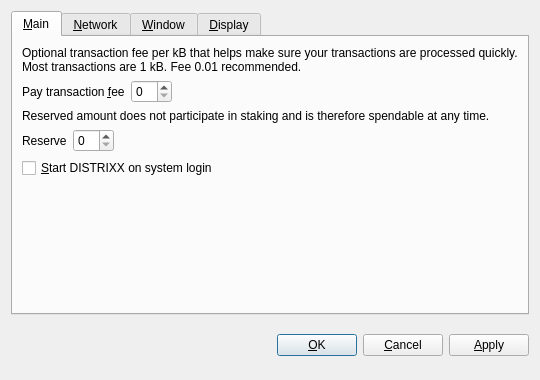
<?xml version="1.0" encoding="UTF-8"?>
<ui version="4.0">
 <class>OptionsDialog</class>
 <widget class="QDialog" name="OptionsDialog">
  <property name="geometry">
   <rect>
    <x>0</x>
    <y>0</y>
    <width>540</width>
    <height>380</height>
   </rect>
  </property>
  <property name="windowTitle">
   <string>Options</string>
  </property>
  <property name="modal">
   <bool>true</bool>
  </property>
  <layout class="QVBoxLayout" name="verticalLayout">
   <item>
    <widget class="QTabWidget" name="tabWidget">
     <property name="tabPosition">
      <enum>QTabWidget::North</enum>
     </property>
     <property name="currentIndex">
      <number>0</number>
     </property>
     <widget class="QWidget" name="tabMain">
      <attribute name="title">
       <string>&amp;Main</string>
      </attribute>
      <layout class="QVBoxLayout" name="verticalLayout_Main">
       <item>
        <widget class="QLabel" name="transactionFeeInfoLabel">
         <property name="text">
          <string>Optional transaction fee per kB that helps make sure your transactions are processed quickly. Most transactions are 1 kB. Fee 0.01 recommended.</string>
         </property>
         <property name="textFormat">
          <enum>Qt::PlainText</enum>
         </property>
         <property name="wordWrap">
          <bool>true</bool>
         </property>
        </widget>
       </item>
       <item>
        <layout class="QHBoxLayout" name="horizontalLayoutFee">
         <item>
          <widget class="QLabel" name="transactionFeeLabel">
           <property name="text">
            <string>Pay transaction &amp;fee</string>
           </property>
           <property name="textFormat">
            <enum>Qt::PlainText</enum>
           </property>
           <property name="buddy">
            <cstring>transactionFee</cstring>
           </property>
          </widget>
         </item>
         <item>
          <widget class="BitcoinAmountField" name="transactionFee"/>
         </item>
         <item>
          <spacer name="horizontalSpacerFee">
           <property name="orientation">
            <enum>Qt::Horizontal</enum>
           </property>
           <property name="sizeHint" stdset="0">
            <size>
             <width>40</width>
             <height>20</height>
            </size>
           </property>
          </spacer>
         </item>
        </layout>
       </item>
       <item>
        <widget class="QLabel" name="reserveBalanceInfoLabel">
         <property name="text">
          <string>Reserved amount does not participate in staking and is therefore spendable at any time.</string>
         </property>
         <property name="textFormat">
          <enum>Qt::PlainText</enum>
         </property>
         <property name="wordWrap">
          <bool>true</bool>
         </property>
        </widget>
       </item>
       <item>
        <layout class="QHBoxLayout" name="horizontalLayoutReserveBalance">
         <item>
          <widget class="QLabel" name="reserveBalanceLabel">
           <property name="text">
            <string>Reserve</string>
           </property>
           <property name="textFormat">
            <enum>Qt::PlainText</enum>
           </property>
           <property name="buddy">
            <cstring>reserveBalance</cstring>
           </property>
          </widget>
         </item>
         <item>
          <widget class="BitcoinAmountField" name="reserveBalance"/>
         </item>
         <item>
          <spacer name="horizontalSpacerReserveBalance">
           <property name="orientation">
            <enum>Qt::Horizontal</enum>
           </property>
           <property name="sizeHint" stdset="0">
            <size>
             <width>40</width>
             <height>20</height>
            </size>
           </property>
          </spacer>
         </item>
        </layout>
       </item>
       <item>
        <widget class="QCheckBox" name="bitcoinAtStartup">
         <property name="toolTip">
          <string>Automatically start DISTRIXX after logging in to the system.</string>
         </property>
         <property name="text">
          <string>&amp;Start DISTRIXX on system login</string>
         </property>
        </widget>
       </item>
       <item>
        <spacer name="verticalSpacer_Main">
         <property name="orientation">
          <enum>Qt::Vertical</enum>
         </property>
         <property name="sizeHint" stdset="0">
          <size>
           <width>20</width>
           <height>40</height>
          </size>
         </property>
        </spacer>
       </item>
      </layout>
     </widget>
     <widget class="QWidget" name="tabNetwork">
      <attribute name="title">
       <string>&amp;Network</string>
      </attribute>
      <layout class="QVBoxLayout" name="verticalLayout_Network">
       <item>
        <widget class="QCheckBox" name="mapPortUpnp">
         <property name="toolTip">
          <string>Automatically open the DISTRIXX client port on the router. This only works when your router supports UPnP and it is enabled.</string>
         </property>
         <property name="text">
          <string>Map port using &amp;UPnP</string>
         </property>
        </widget>
       </item>
       <item>
        <widget class="QCheckBox" name="connectSocks">
         <property name="toolTip">
          <string>Connect to the DISTRIXX network through a SOCKS proxy (e.g. when connecting through Tor).</string>
         </property>
         <property name="text">
          <string>&amp;Connect through SOCKS proxy:</string>
         </property>
        </widget>
       </item>
       <item>
        <layout class="QHBoxLayout" name="horizontalLayout_Network">
         <item>
          <widget class="QLabel" name="proxyIpLabel">
           <property name="text">
            <string>Proxy &amp;IP:</string>
           </property>
           <property name="textFormat">
            <enum>Qt::PlainText</enum>
           </property>
           <property name="buddy">
            <cstring>proxyIp</cstring>
           </property>
          </widget>
         </item>
         <item>
          <widget class="QValidatedLineEdit" name="proxyIp">
           <property name="maximumSize">
            <size>
             <width>140</width>
             <height>16777215</height>
            </size>
           </property>
           <property name="toolTip">
            <string>IP address of the proxy (e.g. 127.0.0.1)</string>
           </property>
          </widget>
         </item>
         <item>
          <widget class="QLabel" name="proxyPortLabel">
           <property name="text">
            <string>&amp;Port:</string>
           </property>
           <property name="textFormat">
            <enum>Qt::PlainText</enum>
           </property>
           <property name="buddy">
            <cstring>proxyPort</cstring>
           </property>
          </widget>
         </item>
         <item>
          <widget class="QLineEdit" name="proxyPort">
           <property name="maximumSize">
            <size>
             <width>55</width>
             <height>16777215</height>
            </size>
           </property>
           <property name="toolTip">
            <string>Port of the proxy (e.g. 9050)</string>
           </property>
          </widget>
         </item>
         <item>
          <widget class="QLabel" name="socksVersionLabel">
           <property name="text">
            <string>SOCKS &amp;Version:</string>
           </property>
           <property name="textFormat">
            <enum>Qt::PlainText</enum>
           </property>
           <property name="buddy">
            <cstring>socksVersion</cstring>
           </property>
          </widget>
         </item>
         <item>
          <widget class="QValueComboBox" name="socksVersion">
           <property name="toolTip">
            <string>SOCKS version of the proxy (e.g. 5)</string>
           </property>
          </widget>
         </item>
         <item>
          <spacer name="horizontalSpacer_Network">
           <property name="orientation">
            <enum>Qt::Horizontal</enum>
           </property>
           <property name="sizeHint" stdset="0">
            <size>
             <width>40</width>
             <height>20</height>
            </size>
           </property>
          </spacer>
         </item>
        </layout>
       </item>
       <item>
        <spacer name="verticalSpacer_Network">
         <property name="orientation">
          <enum>Qt::Vertical</enum>
         </property>
         <property name="sizeHint" stdset="0">
          <size>
           <width>20</width>
           <height>40</height>
          </size>
         </property>
        </spacer>
       </item>
      </layout>
     </widget>
     <widget class="QWidget" name="tabWindow">
      <attribute name="title">
       <string>&amp;Window</string>
      </attribute>
      <layout class="QVBoxLayout" name="verticalLayout_Window">
       <item>
        <widget class="QCheckBox" name="minimizeToTray">
         <property name="toolTip">
          <string>Show only a tray icon after minimizing the window.</string>
         </property>
         <property name="text">
          <string>&amp;Minimize to the tray instead of the taskbar</string>
         </property>
        </widget>
       </item>
       <item>
        <widget class="QCheckBox" name="minimizeOnClose">
         <property name="toolTip">
          <string>Minimize instead of exit the application when the window is closed. When this option is enabled, the application will be closed only after selecting Quit in the menu.</string>
         </property>
         <property name="text">
          <string>M&amp;inimize on close</string>
         </property>
        </widget>
       </item>
       <item>
        <spacer name="verticalSpacer_Window">
         <property name="orientation">
          <enum>Qt::Vertical</enum>
         </property>
         <property name="sizeHint" stdset="0">
          <size>
           <width>20</width>
           <height>40</height>
          </size>
         </property>
        </spacer>
       </item>
      </layout>
     </widget>
     <widget class="QWidget" name="tabDisplay">
      <attribute name="title">
       <string>&amp;Display</string>
      </attribute>
      <layout class="QVBoxLayout" name="verticalLayout_Display">
       <item>
        <layout class="QHBoxLayout" name="horizontalLayout_1_Display">
         <item>
          <widget class="QLabel" name="langLabel">
           <property name="text">
            <string>User Interface &amp;language:</string>
           </property>
           <property name="textFormat">
            <enum>Qt::PlainText</enum>
           </property>
           <property name="buddy">
            <cstring>lang</cstring>
           </property>
          </widget>
         </item>
         <item>
          <widget class="QValueComboBox" name="lang">
           <property name="toolTip">
            <string>The user interface language can be set here. This setting will take effect after restarting DISTRIXX.</string>
           </property>
          </widget>
         </item>
        </layout>
       </item>
       <item>
        <layout class="QHBoxLayout" name="horizontalLayout_2_Display">
         <item>
          <widget class="QLabel" name="unitLabel">
           <property name="text">
            <string>&amp;Unit to show amounts in:</string>
           </property>
           <property name="textFormat">
            <enum>Qt::PlainText</enum>
           </property>
           <property name="buddy">
            <cstring>unit</cstring>
           </property>
          </widget>
         </item>
         <item>
          <widget class="QValueComboBox" name="unit">
           <property name="toolTip">
            <string>Choose the default subdivision unit to show in the interface and when sending coins.</string>
           </property>
          </widget>
         </item>
        </layout>
       </item>
       <item>
        <widget class="QCheckBox" name="displayAddresses">
         <property name="toolTip">
          <string>Whether to show DISTRIXX addresses in the transaction list or not.</string>
         </property>
         <property name="text">
          <string>&amp;Display addresses in transaction list</string>
         </property>
        </widget>
       </item>
       <item>
        <widget class="QCheckBox" name="coinControlFeatures">
         <property name="toolTip">
          <string>Whether to show coin control features or not.</string>
         </property>
         <property name="text">
          <string>Display coin &amp;control features (experts only!)</string>
         </property>
        </widget>
       </item>
       <item>
        <spacer name="verticalSpacer_Display">
         <property name="orientation">
          <enum>Qt::Vertical</enum>
         </property>
         <property name="sizeHint" stdset="0">
          <size>
           <width>20</width>
           <height>40</height>
          </size>
         </property>
        </spacer>
       </item>
      </layout>
     </widget>
    </widget>
   </item>
   <item>
    <layout class="QHBoxLayout" name="horizontalLayout_Buttons">
     <item>
      <spacer name="horizontalSpacer_1">
       <property name="orientation">
        <enum>Qt::Horizontal</enum>
       </property>
       <property name="sizeHint" stdset="0">
        <size>
         <width>40</width>
         <height>48</height>
        </size>
       </property>
      </spacer>
     </item>
     <item>
      <widget class="QLabel" name="statusLabel">
       <property name="font">
        <font>
         <weight>75</weight>
         <bold>true</bold>
        </font>
       </property>
       <property name="text">
        <string/>
       </property>
       <property name="textFormat">
        <enum>Qt::PlainText</enum>
       </property>
       <property name="wordWrap">
        <bool>true</bool>
       </property>
      </widget>
     </item>
     <item>
      <spacer name="horizontalSpacer_2">
       <property name="orientation">
        <enum>Qt::Horizontal</enum>
       </property>
       <property name="sizeHint" stdset="0">
        <size>
         <width>40</width>
         <height>48</height>
        </size>
       </property>
      </spacer>
     </item>
     <item>
      <widget class="QPushButton" name="okButton">
       <property name="text">
        <string>&amp;OK</string>
       </property>
      </widget>
     </item>
     <item>
      <widget class="QPushButton" name="cancelButton">
       <property name="text">
        <string>&amp;Cancel</string>
       </property>
       <property name="autoDefault">
        <bool>false</bool>
       </property>
      </widget>
     </item>
     <item>
      <widget class="QPushButton" name="applyButton">
       <property name="text">
        <string>&amp;Apply</string>
       </property>
       <property name="autoDefault">
        <bool>false</bool>
       </property>
      </widget>
     </item>
    </layout>
   </item>
  </layout>
 </widget>
 <customwidgets>
  <customwidget>
   <class>BitcoinAmountField</class>
   <extends>QSpinBox</extends>
   <header>bitcoinamountfield.h</header>
  </customwidget>
  <customwidget>
   <class>QValueComboBox</class>
   <extends>QComboBox</extends>
   <header>qvaluecombobox.h</header>
  </customwidget>
  <customwidget>
   <class>QValidatedLineEdit</class>
   <extends>QLineEdit</extends>
   <header>qvalidatedlineedit.h</header>
  </customwidget>
 </customwidgets>
 <resources/>
 <connections/>
</ui>
